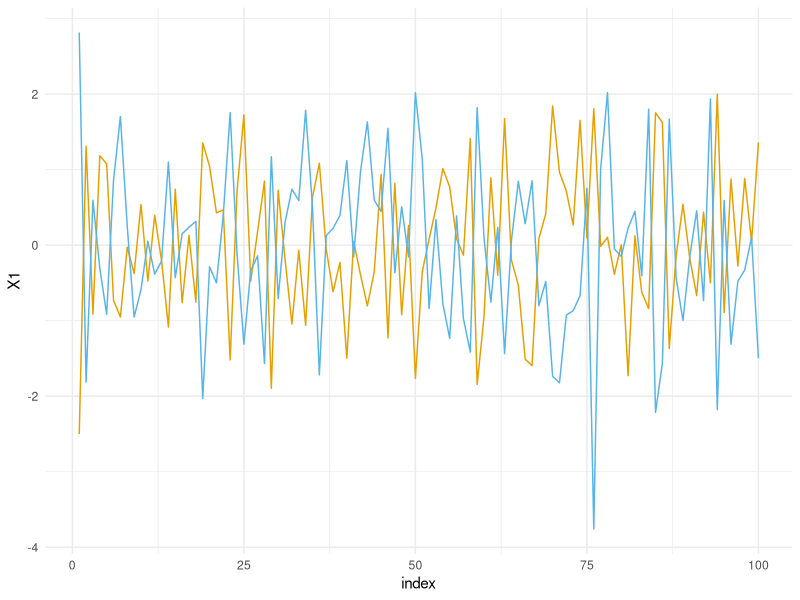
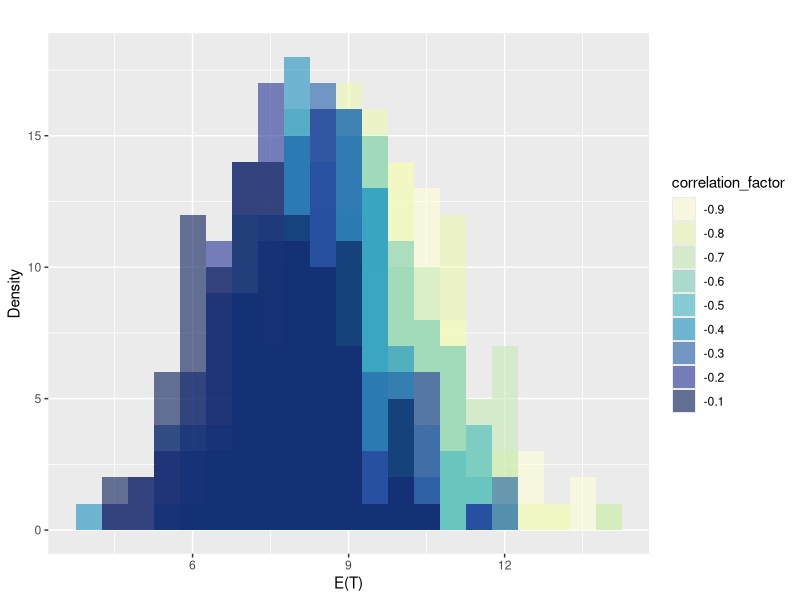
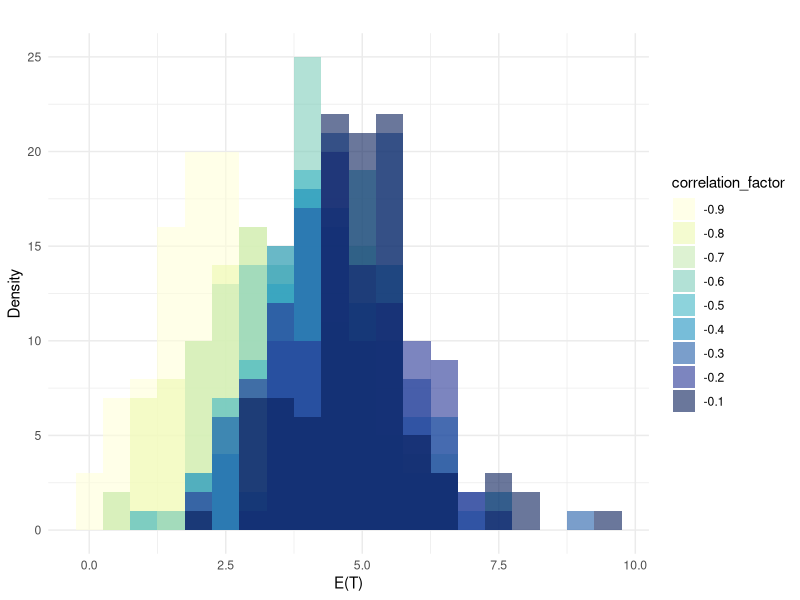
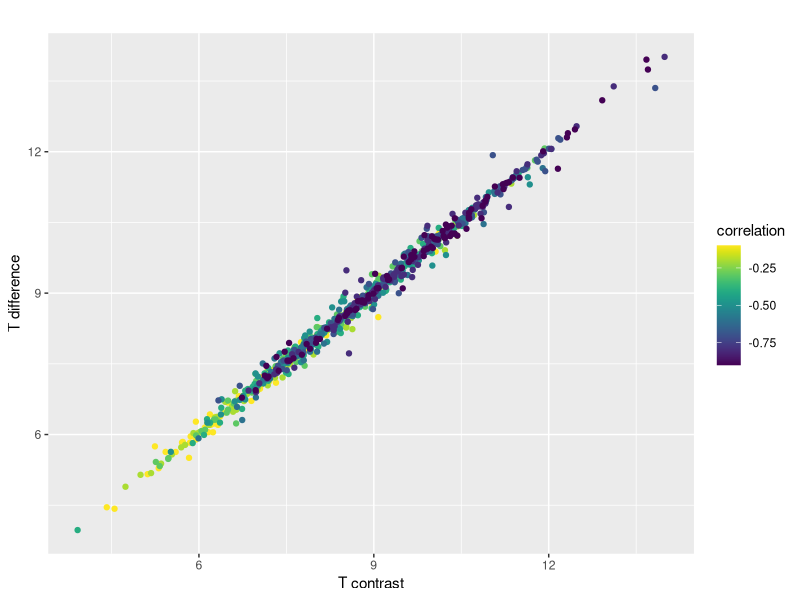
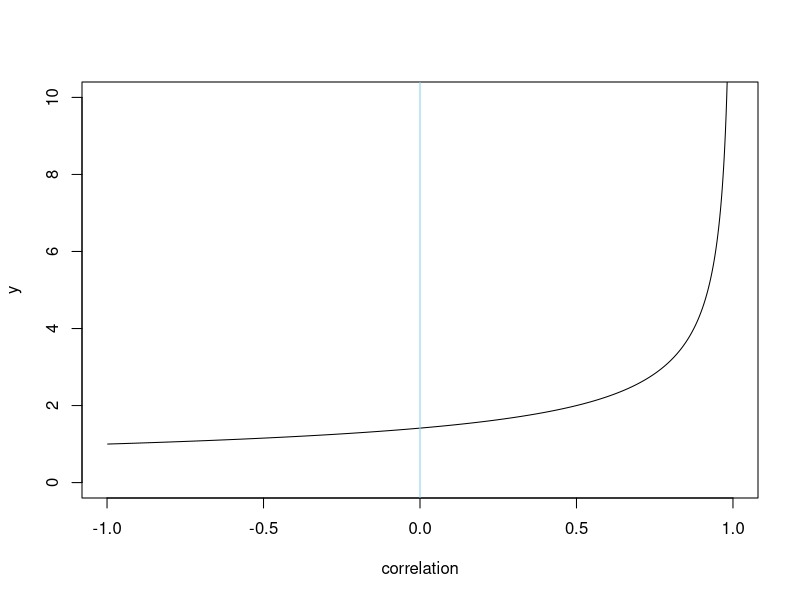
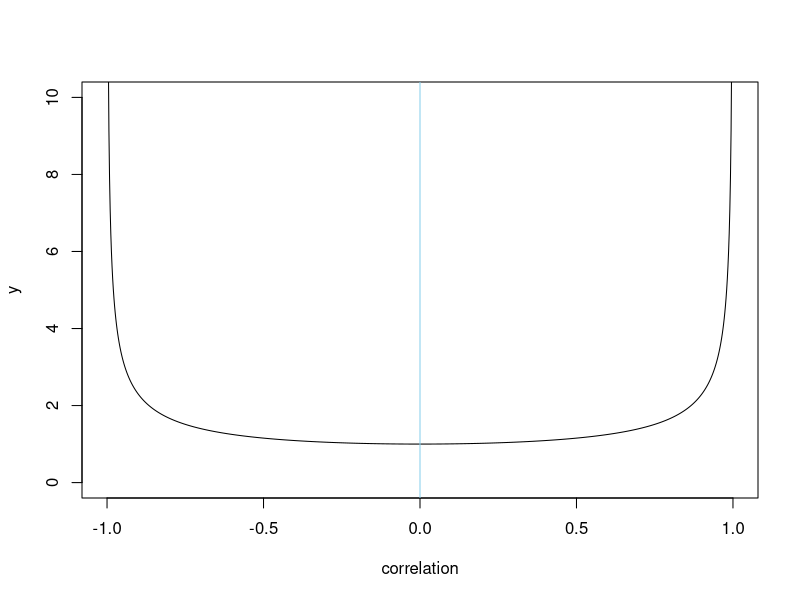

These figures' R source, in order:
## ---- chunk 1
knitr::opts_chunk$set(echo = TRUE)
## ---- chunk 2
library(MASS)
simulate <- function(correlation,ntp,betas){
  means <- c(0,0)
  Sigma <- matrix(c(1,correlation,correlation,1),nrow=2)
  regressors <- mvrnorm(n=ntp,means,Sigma)
  data <- data.frame(regressors)
  data$signal <- betas[1]*data$X1 + betas[2]*data$X2 + rnorm(ntp,0,1)
  data$index <- seq(ntp)
  data
}

# the data
data <- simulate(correlation = -0.8, ntp = 100, betas = c(0.5,-0.5))
head(data)
# the correlation matrix
print(cor(data[,1:2]))
## ---- chunk 3
library(ggplot2)
library(ggthemes)
cbPalette <- c("#999999", "#E69F00", "#56B4E9", "#009E73", "#F0E442", "#0072B2", "#D55E00", "#CC79A7")
ggplot(data,aes(x=index)) +
  geom_line(aes(y=X1),col=cbPalette[2]) +
  geom_line(aes(y=X2),col=cbPalette[3]) +
  scale_fill_manual(values=cbPalette) +
  theme_minimal()
## ---- chunk 4
library(multcomp)
library(viridis)
## ---- chunk 5
lm_contrast <- function(data,contrast){
  fit <- lm(signal~X1+X2, data=data)
  cfit <- glht(fit,linfct=contrast)
  tstat <- summary(cfit)$test$tstat
  tstat
}

# for example...  
contrast <- matrix(c(0,1,-1),nrow=1)
print(contrast)
tval <- lm_contrast(data,contrast)
print(paste("The resulting T-value is",tval))
## ---- chunk 6
lm_diff <- function(data){
  data$Xdif <- data$X1-data$X2
  dfit <- lm(signal~Xdif, data=data)
  tstat <- summary(dfit)$coefficients[2,3]
  tstat
}

# for example...  
tval <- lm_diff(data)
print(paste("The resulting T-value is",tval))
## ---- chunk 7
cors <- seq(from=-0.1,to=-0.9,by=-0.1)
nsim <- 100
ntp <- 100
betas <- c(0.5,-0.5)
contrast <- matrix(c(0,1,-1),nrow=1)
## ---- chunk 8
results <- data.frame(
  correlation=numeric(length(cors)*nsim),
  simulation=numeric(length(cors)*nsim),
  Tc=numeric(length(cors)*nsim),
  Td = numeric(length(cors)*nsim)
)

k <- 0
for (correlation in cors){
  for (s in 1:nsim){
    k = k+1
    data <- simulate(correlation=correlation,ntp=ntp,betas = betas)
    results$correlation[k] <- correlation
    results$simulation[k] <- s
    results$Tc[k] <- lm_contrast(data,contrast)
    results$Td[k] <- lm_diff(data)
  }
  print(paste("mean of correlation ",correlation," = ",mean(results$Tc[results$correlation==correlation])))
}
## ---- chunk 9
results$correlation_factor <- factor(results$correlation)

ggplot(results,aes(x=Tc,fill=correlation_factor,aes(factor(correlation_factor)))) +
  geom_histogram(aes(y=..count..,fill=correlation_factor),binwidth=0.5,alpha=0.6,position='identity') +
  scale_fill_brewer(palette='YlGnBu') +
  labs(x='E(T)',y='Density',title='')
## ---- chunk 10
contrast <- matrix(c(0,1,0),nrow=1)

results_main <- data.frame(
  correlation=numeric(length(cors)*nsim),
  simulation=numeric(length(cors)*nsim),
  Tc=numeric(length(cors)*nsim))

k <- 0
for (correlation in cors){
  for (s in 1:nsim){
    k = k+1
    data <- simulate(correlation=correlation,ntp=ntp,betas = betas)
    results_main$correlation[k] <- correlation
    results_main$simulation[k] <- s
    results_main$Tc[k] <- lm_contrast(data,contrast)
  }
  print(paste("mean of correlation ",correlation," = ",mean(results_main$Tc[results_main$correlation==correlation])))
}

results_main$correlation_factor <- factor(results_main$correlation)

ggplot(results_main,aes(x=Tc,fill=correlation_factor,aes(factor(correlation_factor)))) +
  geom_histogram(aes(y=..count..,fill=correlation_factor),binwidth=0.5,alpha=0.6,position='identity') +
  scale_fill_brewer(palette='YlGnBu') +
  labs(x='E(T)',y='Density',title='') +
    theme_minimal()

## ---- chunk 11
ggplot(results,aes(x=Tc,y=Td,color=correlation,aes(correlation))) +
  geom_point() +
  scale_colour_viridis() +
  labs(x='T contrast',y='T difference',title='')

## ---- chunk 12
x <- seq(from=-1,to=1,length=1000)
y <- sqrt((2+2*x)/(1-x^2))
plot(x,y,type='l',ylim=c(0,10),xlab='correlation',ylab='y')
abline(v=0,col='skyblue')
## ---- chunk 13
x <- seq(from=-1,to=1,length=1000)
y <- sqrt(1/(1-x^2))
plot(x,y,type='l',ylim=c(0,10),xlab='correlation',ylab='y')
abline(v=0,col='skyblue')
